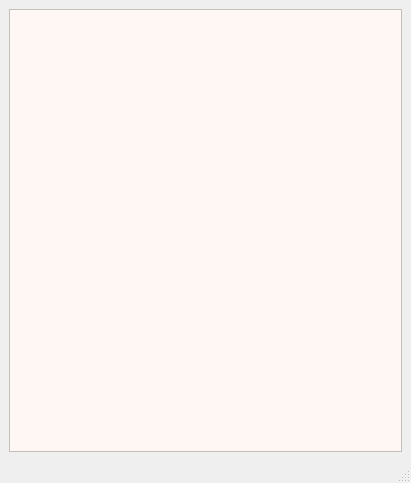
<?xml version="1.0" encoding="UTF-8"?>
<ui version="4.0">
 <class>MainWindow</class>
 <widget class="QMainWindow" name="MainWindow">
  <property name="geometry">
   <rect>
    <x>0</x>
    <y>0</y>
    <width>411</width>
    <height>483</height>
   </rect>
  </property>
  <property name="windowTitle">
   <string>使用说明</string>
  </property>
  <widget class="QWidget" name="centralwidget">
   <layout class="QHBoxLayout" name="horizontalLayout">
    <item>
     <widget class="QTextBrowser" name="helpdisplay">
      <property name="font">
       <font>
        <family>Arial</family>
        <pointsize>16</pointsize>
        <weight>75</weight>
        <bold>true</bold>
       </font>
      </property>
      <property name="styleSheet">
       <string notr="true">background-color: rgb(255, 247, 243);</string>
      </property>
     </widget>
    </item>
   </layout>
  </widget>
  <widget class="QMenuBar" name="menubar">
   <property name="geometry">
    <rect>
     <x>0</x>
     <y>0</y>
     <width>411</width>
     <height>22</height>
    </rect>
   </property>
  </widget>
  <widget class="QStatusBar" name="statusbar"/>
 </widget>
 <resources/>
 <connections/>
</ui>
